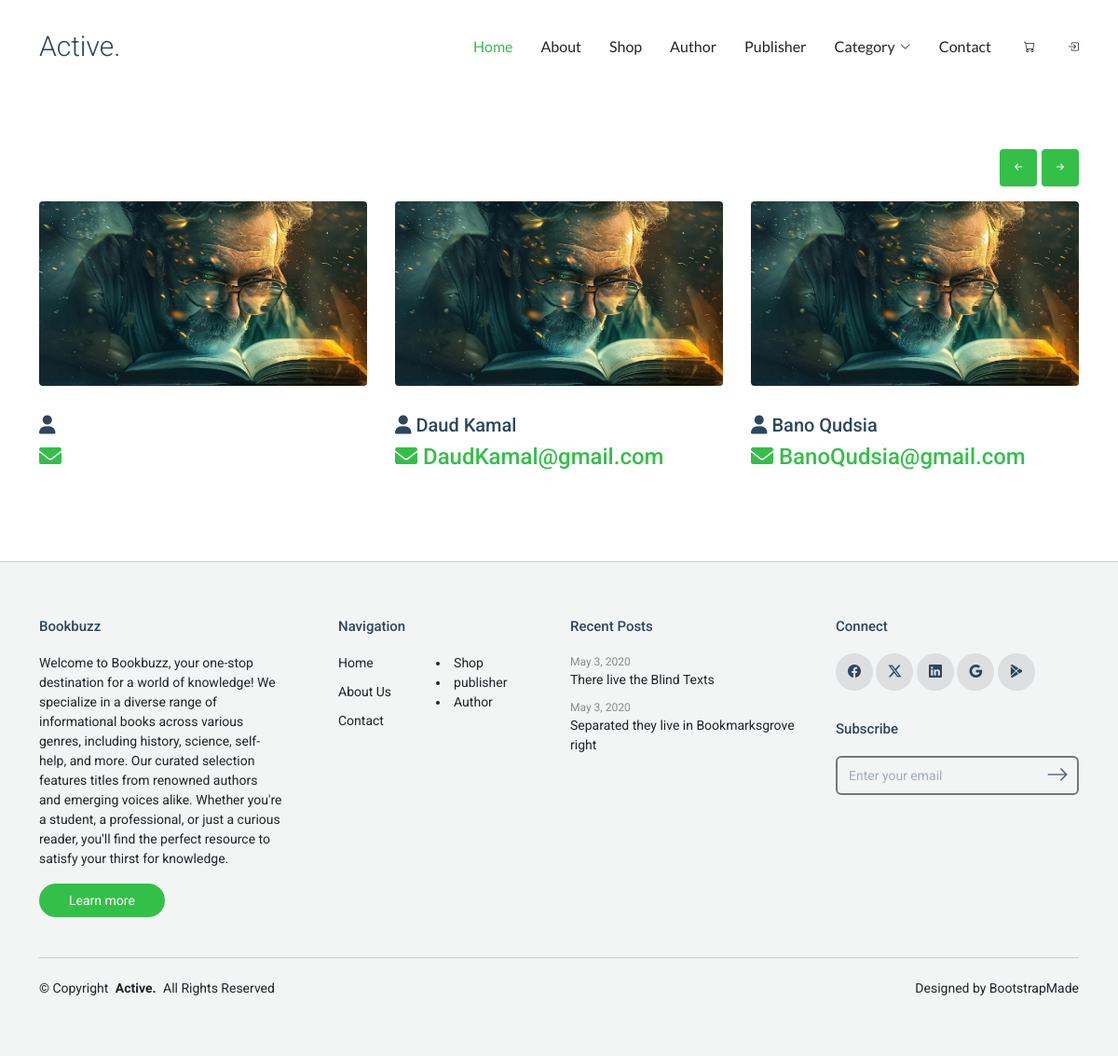
The app's page /User/Author.php with its own data.
### tables this page shows
CREATE TABLE `author_info` (
  `id` int(11) NOT NULL,
  `Name` varchar(30) NOT NULL,
  `Email` varchar(40) NOT NULL,
  `Gender` varchar(6) NOT NULL,
  `Age` int(11) NOT NULL
);

CREATE TABLE `website_info` (
  `ID` int(11) NOT NULL,
  `Name` varchar(30) NOT NULL,
  `Email` varchar(40) NOT NULL,
  `Description` varchar(1000) NOT NULL,
  `Address` varchar(50) NOT NULL,
  `Phoneno` varchar(15) NOT NULL
);

### User/Author.php (the view, shortened to what this page needs)
<?php
include("header.php");
?>
<link rel="stylesheet" href="https://cdnjs.cloudflare.com/ajax/libs/font-awesome/6.0.0-beta3/css/all.min.css">
    <section id="team" class="team section">
      <div class="site-section slider-team-wrap">
        <div class="container">
          <div class="slider-nav d-flex justify-content-end mb-3">
            <a href="#" class="js-prev js-custom-prev"><i class="bi bi-arrow-left-short"></i></a>
            <a href="#" class="js-next js-custom-next"><i class="bi bi-arrow-right-short"></i></a>
          </div>
          <div class="swiper init-swiper" data-aos="fade-up" data-aos-delay="100">
			 <div class="swiper-wrapper">
			<?php
        $query="SELECT * FROM author_info order by id desc";
        $result=mysqli_query($conn,$query);
        while($row=mysqli_fetch_array($result))
        { ?>
              <div class="swiper-slide">
                <div class="team">
                  <div class="pic">
                    <img src="../Author Images\image (1).png" alt="Image" class="img-fluid">
                  </div>
                  <h3 clas="">
                    <a href="#"><span class=""><i class="fas fa-user"></i> <?php echo $row["Name"];?></a>
                  </h3>
									<h4><a href="mailto:<?php echo $row["Email"];?>">  <i class="fas fa-envelope icon"></i> <?php echo $row["Email"];?></a></h4>
                </div>
              </div>
            <?php } ?>
			</div>
          </div>
        </div>
      </div>
    </section>
<?php
include("footer.php")
?>

### User/footer.php (shortened to what this page needs)
</main>
<?php
        $query="SELECT * FROM website_info order by id desc limit 1";
        $result=mysqli_query($conn,$query);
        while($row=mysqli_fetch_array($result))
        { ?>
<footer id="footer" class="footer light-background">
    <div class="container">
      <div class="row g-4">
        <div class="col-md-6 col-lg-3 mb-3 mb-md-0">
          <div class="widget">
            <h3 class="widget-heading"><?php echo $row[1]; ?></h3>
            <p class="mb-4">
            <?php echo $row[3]; ?>
            </p>
            <p class="mb-0">
              <a href="#" class="btn-learn-more">Learn more</a>
            </p>
          </div>
        </div>
        <div class="col-md-6 col-lg-3 ps-lg-5 mb-3 mb-md-0">
          <div class="widget">
            <h3 class="widget-heading">Navigation</h3>
            <ul class="list-unstyled float-start me-5">
              <li><a href="index.php">Home</a></li>
              <li><a href="about.php">About Us</a></li>
              <li><a href="contact.php">Contact</a></li>
            </ul>
              <li><a href="Featured.php">Shop</a></li>
              <li><a href="Publisher.php">publisher</a></li>
              <li><a href="Author.php">Author</a></li>
          </div>
        </div>
        <div class="col-md-6 col-lg-3 pl-lg-5">
          <div class="widget">
            <h3 class="widget-heading">Recent Posts</h3>
            <ul class="list-unstyled footer-blog-entry">
              <li>
                <span class="d-block date">May 3, 2020</span>
                <a href="#">There live the Blind Texts</a>
              </li>
              <li>
                <span class="d-block date">May 3, 2020</span>
                <a href="#">Separated they live in Bookmarksgrove right</a>
              </li>
            </ul>
          </div>
        </div>
        <div class="col-md-6 col-lg-3 pl-lg-5">
          <div class="widget">
            <h3 class="widget-heading">Connect</h3>
            <ul class="list-unstyled social-icons light mb-3">
              <li>
                <a href="#"><span class="bi bi-facebook"></span></a>
              </li>
              <li>
                <a href="#"><span class="bi bi-twitter-x"></span></a>
              </li>
              <li>
                <a href="#"><span class="bi bi-linkedin"></span></a>
              </li>
              <li>
                <a href="#"><span class="bi bi-google"></span></a>
              </li>
              <li>
                <a href="#"><span class="bi bi-google-play"></span></a>
              </li>
            </ul>
          </div>
          <div class="widget">
            <div class="footer-subscribe">
              <h3 class="widget-heading">Subscribe</h3>
              <form action="forms/newsletter.php" method="post" class="php-email-form">
                <div class="mb-2">
                  <input type="text" class="form-control" name="email" placeholder="Enter your email">
                  <button type="submit" class="btn btn-link">
                    <span class="bi bi-arrow-right"></span>
                  </button>
                </div>
              </form>
            </div>
          </div>
        </div>
      </div>
      <div class="copyright d-flex flex-column flex-md-row align-items-center justify-content-md-between">
        <p>© <span>Copyright</span> <strong class="px-1 sitename">Active.</strong> <span>All Rights Reserved</span></p>
        <div class="credits">
          Designed by <a href="https://bootstrapmade.com/">BootstrapMade</a>
        </div>
      </div>
    </div>
  </footer>
  <?php } ?>

### User/assets/css/main.css (style rules this page uses)
:root { --default-font: "Roboto", system-ui, -apple-system, "Segoe UI", Roboto, "Helvetica Neue", Arial, "Noto Sans", "Liberation Sans", sans-serif, "Apple Color Emoji", "Segoe UI Emoji", "Segoe UI Symbol", "Noto Color Emoji"; --heading-font: "Roboto", sans-serif; --nav-font: "Lato", sans-serif; }
:root { --background-color: #ffffff; --default-color: #212529; --heading-color: #2d465e; --accent-color: #34bf49; --surface-color: #ffffff; --contrast-color: #ffffff; }
:root { --nav-color: #212529; --nav-hover-color: #34bf49; --nav-mobile-background-color: #ffffff; --nav-dropdown-background-color: #ffffff; --nav-dropdown-color: #212529; --nav-dropdown-hover-color: #34bf49; }
.light-background { --background-color: #f3f4f4; --surface-color: #ffffff; }
:root { scroll-behavior: smooth; }
body { color: var(--default-color); background-color: var(--background-color); font-family: var(--default-font); }
a { color: var(--accent-color); text-decoration: none; transition: 0.3s; }
h1, h2, h3, h4, h5, h6 { color: var(--heading-color); font-family: var(--heading-font); }
.footer { background-color: var(--background-color); color: var(--default-color); padding: 60px 0; font-size: 14px; border-top: 1px solid color-mix(in srgb, var(--default-color), transparent 80%); }
.footer a { color: var(--default-color) !important; }
.footer .copyright { margin-top: 50px; position: relative; padding-top: 20px; border-top: 1px solid color-mix(in srgb, var(--default-color), transparent 80%); }
.footer .copyright p, .footer .copyright .credits { margin: 2px 0; }
.footer .btn-learn-more { background-color: var(--accent-color); border-radius: 30px; padding: 8px 30px; border: 2px solid transparent; transition: 0.3s all ease-in-out; font-size: 14px; color: var(--contrast-color) !important; }
.footer .widget .widget-heading { font-size: 15px; color: var(--heading-color); margin-bottom: 20px; }
.footer .widget ul li { margin-bottom: 10px; line-height: 1.5; }
.footer .widget ul li a { color: color-mix(in srgb, var(--heading-color), transparent 50%); }
.footer .widget .footer-blog-entry .date { color: color-mix(in srgb, var(--default-color), transparent 50%); font-size: 12px; }
.footer .social-icons li { display: inline-block; }
.footer .social-icons li a { display: inline-block; width: 40px; height: 40px; position: relative; border-radius: 50%; background: color-mix(in srgb, var(--default-color), transparent 90%); }
.footer .social-icons li a span { color: color-mix(in srgb, var(--heading-color), transparent 0%); position: absolute; top: 50%; left: 50%; transform: translate(-50%, -50%); transition: 0.3s all ease-in-out; }
.footer .social-icons li:first-child a { padding-left: 0; }
.footer .footer-subscribe form { position: relative; }
.footer .footer-subscribe .form-control { font-size: 14px; height: 42px; border: 2px solid color-mix(in srgb, var(--default-color), transparent 40%); background: none; color: var(--heading-color); padding-right: 40px; }
.footer .footer-subscribe .form-control::placeholder { color: color-mix(in srgb, var(--heading-color), transparent 60%); }
.footer .footer-subscribe .btn-link { padding: 0; margin: 0; font-size: 1.5rem; background-color: none; border-color: none; position: absolute; line-height: 0; color: color-mix(in srgb, var(--heading-color), transparent 20%); top: 20px; right: 10px; transform: translateY(-50%) rotate(0deg); }
section, .section { color: var(--default-color); background-color: var(--background-color); padding: 60px 0; scroll-margin-top: 100px; overflow: clip; }
.team .team h3 { font-size: 20px; }
.team .team h3 a { color: var(--heading-color); }
.team .team .pic { margin-bottom: 30px; }
.team .team .pic img { border-radius: 4px; }
.team .swiper-wrapper { height: auto; }
.team .slider-nav a { width: 40px; height: 40px; position: relative; background: var(--accent-color); border-radius: 4px; transition: 0.2s all ease; display: flex; align-items: center; justify-content: center; }
.team .slider-nav a i { color: var(--contrast-color); }
.team .slider-nav a:first-child { margin-right: 5px; }

### records on screen
author_info: Name "Daud Kamal", Email "DaudKamal@gmail.com"
author_info: Name "Bano Qudsia", Email "BanoQudsia@gmail.com"
website_info: Name "Bookbuzz", Description "Welcome to Bookbuzz, your one-stop destination for a world of knowledge! We specialize in a diverse range of informational books across various genres, including history, science, self-help, and more. Our curated selection features titles from renowned authors and emerging voices alike. Whether you're a student, a professional, or just a curious reader, you'll find the perfect resource to satisfy your thirst for knowledge."
